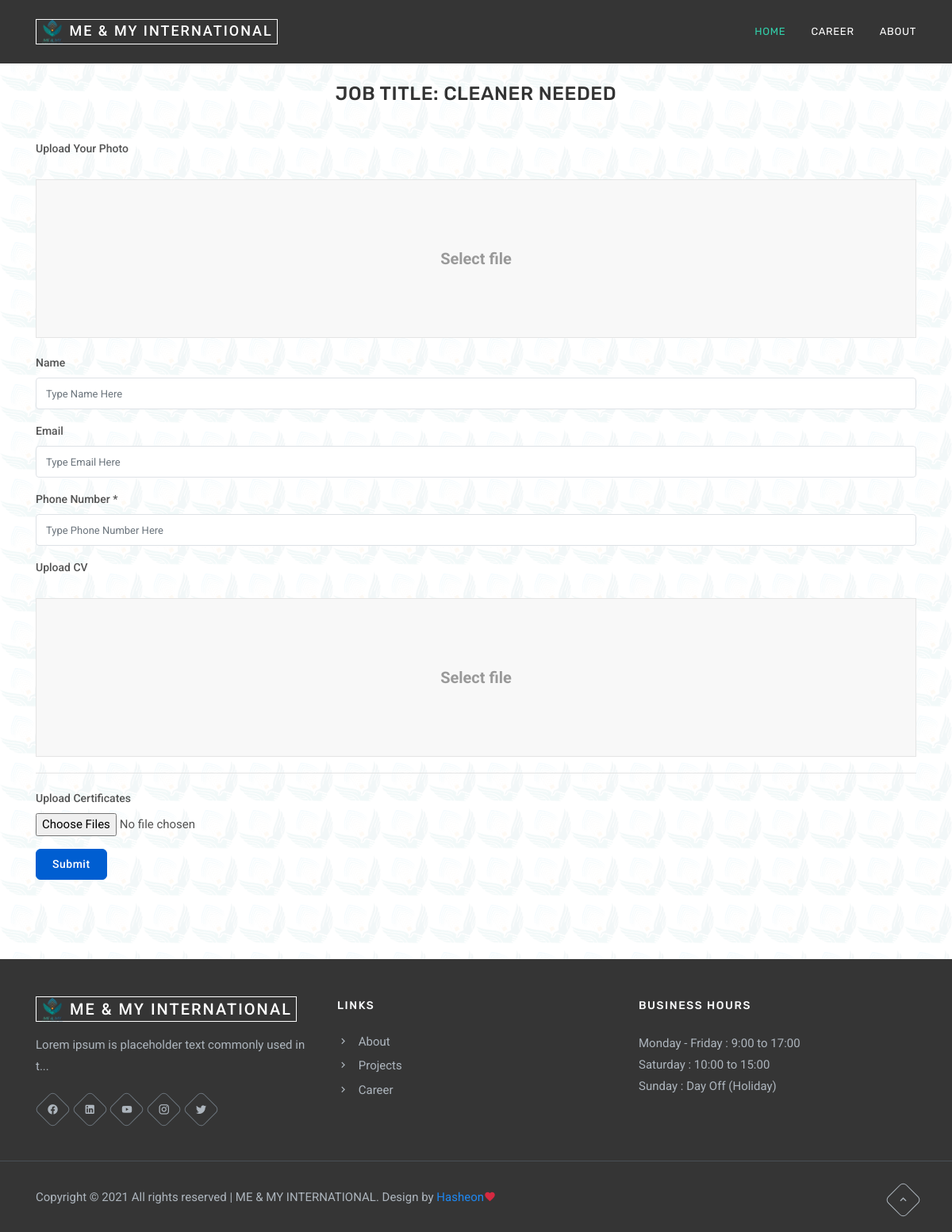
/applyJob.php?jobid=1, run on the app's committed database.
### tables this page shows
CREATE TABLE `site_setting` (
  `site_setting_name` varchar(255) NOT NULL,
  `site_setting_title` varchar(255) NOT NULL,
  `site_setting_slogan` varchar(255) NOT NULL,
  `site_setting_adress` varchar(255) NOT NULL,
  `site_setting_phone` varchar(255) NOT NULL,
  `site_setting_email` varchar(255) NOT NULL,
  `site_setting_description` text NOT NULL,
  `site_setting_business_hour` text NOT NULL,
  `site_setting_logo` varchar(255) NOT NULL,
  `site_setting_icon` varchar(255) NOT NULL,
  `site_setting_last_update_date` varchar(255) NOT NULL,
  `site_setting_last_update_time` varchar(255) NOT NULL
);

CREATE TABLE `plugin_database` (
  `plugin_id` int(255) NOT NULL,
  `plugin_name` varchar(255) NOT NULL,
  `plugin_action` varchar(255) NOT NULL,
  `plugin_created_date` varchar(255) NOT NULL,
  `plugin_created_time` varchar(255) NOT NULL
);

CREATE TABLE `jobs` (
  `jobs_id` int(255) NOT NULL,
  `jobs_title` varchar(255) NOT NULL,
  `jobs_details` varchar(255) NOT NULL,
  `jobs_discription` text NOT NULL,
  `jobs_file` varchar(255) NOT NULL,
  `jobs_application_start_date` varchar(255) NOT NULL,
  `jobs_application_start_time` varchar(255) NOT NULL,
  `jobs_deadline_date` varchar(255) NOT NULL,
  `jobs_deadline_time` varchar(255) NOT NULL,
  `jobs_created_date` varchar(255) NOT NULL,
  `jobs_created_time` varchar(255) NOT NULL
);

### applyJob.php (the view, shortened to what this page needs)
<?php
if(!empty($_GET['jobid'])){
    $jobId = $_GET['jobid'];
    include("header.inc.php"); ?>
        <section class="section">
            <div class="container">
                <div class="row justify-content-center">
                    <div class="col-12">
                        <div class="section-title">
<?php
    $jobQuery = $db->query("SELECT * FROM jobs WHERE `jobs_id` = '$jobId' ") or die('could not search!');
        while ($row = mysqli_fetch_array($jobQuery)) {
            $jobs_title = $row['jobs_title'];
?>
                            <h4 class="title text-uppercase mb-4 text-center">Job Title: <?php echo $jobs_title; ?></h4>
<?php } ?>
                        </div>
                        <form accept-charset="utf-8" method="post" enctype="multipart/form-data" action="index.php">
                            <div class="form-group">
                                <label>Upload Your Photo</label>
                                <div class="uk-margin" uk-margin>
                                    <div uk-form-custom="target: true">
                                        <input class="uk-input uk-form-width-large" type="text" placeholder="Select file" disabled>
                                    </div>
                                </div>
                            </div>
                            <div class="form-group">
                                <label>Name</label>
                                <input type="text" class="form-control" name="application_name" placeholder="Type Name Here" require>
                            </div>
                            <div class="form-group">
                                <label>Email</label>
                                <input type="email" class="form-control" name="application_email" placeholder="Type Email Here" require>
                            </div>
                            <div class="form-group">
                                <label>Phone Number *</label>
                                <input type="tel" class="form-control" name="application_phone" placeholder="Type Phone Number Here" require>
                            </div>
                            <div class="form-group">
                                <label>Upload CV</label>
                                <div class="uk-margin" uk-margin>
                                    <div uk-form-custom="target: true">
                                        <input class="uk-input uk-form-width-large" type="text" placeholder="Select file" disabled>
                                    </div>
                                </div>
                            </div>
                            <hr>
                            <div class="form-group">
                                <label>Upload Certificates</label>
                                <div>
                                    <div>
                                        <input type="file" name="application_certificate[]" multiple="multiple">
                                    </div>
                                </div>
                            </div>
                            <button type="submit" class="btn btn-primary" name="application">Submit</button>
                        </form>
                    </div>
                </div>
            </div>
        </section>
<?php include("footer.inc.php");
}else{
    header('location: index.php');
}
?>

### header.inc.php (shortened to what this page needs)
<?php
    include ("core.php");
?>
<!DOCTYPE html>
    <html lang="en">
    <head>
        <?php
    $site_setting_query = $db->query("SELECT * FROM site_setting") or die('could not search!');
        while ($row = mysqli_fetch_array($site_setting_query)) {
?>
        <link href="css/magnific-popup.css" rel="stylesheet" type="text/css" />
        <link href="css/bootstrap.min.css" rel="stylesheet" type="text/css" />
        <link href="css/uikit.min.css" rel="stylesheet" type="text/css" />
        <link href="127/vendor/fontawesome-free/css/all.min.css" rel="stylesheet" type="text/css">
        <link href="css/materialdesignicons.min.css" rel="stylesheet" type="text/css" />
        <link href="css/style.css" rel="stylesheet" type="text/css" />
        <link rel="stylesheet" href="css/slick-theme.css"/>
        <link rel="stylesheet" href="css/slick.css"/>
        <?php } ?>
    </head>
    <body>
        <nav class="navbar navbar-expand-lg fixed-top navbar-custom navbar-light sticky">
    		<div class="container">
        <?php
    $site_setting_query = $db->query("SELECT * FROM site_setting") or die('could not search!');
        while ($row = mysqli_fetch_array($site_setting_query)) {
            $site_setting_name = $row['site_setting_name'];
            $site_setting_icon = $row['site_setting_icon'];
?>
			    <a class="navbar-brand" href="index.php"><img src="images/<?php echo $site_setting_icon; ?>" alt="<?php echo $site_setting_name; ?>" width="30px"> <?php echo $site_setting_name; ?></a>
<?php } ?>
			    <div class="collapse navbar-collapse" id="navbarCollapse">
			        <ul class="navbar-nav ml-auto">
			            <li class="nav-item active">
                            <a class="nav-link" href="index.php">Home</a>
                        </li>
<?php
$aboutMenuQuery = $db->query("SELECT * FROM plugin_database WHERE `plugin_name` = 'career' ") or die('could not find!');
while ($row = mysqli_fetch_array($aboutMenuQuery)){
    $plugin_action = $row['plugin_action'];
    if($plugin_action == 'show'){
?>
                        <li class="nav-item">
                            <a class="nav-link" href="career.php">Career</a>
                        </li>
<?php }} ?>
<?php
$aboutMenuQuery = $db->query("SELECT * FROM plugin_database WHERE `plugin_name` = 'about' ") or die('could not find!');
while ($row = mysqli_fetch_array($aboutMenuQuery)){
    $plugin_action = $row['plugin_action'];
    if($plugin_action == 'show'){
?>
                        <li class="nav-item">
                            <a class="nav-link" href="about.php">About</a>
                        </li>
<?php }} ?>
                    </ul>
			    </div>
		    </div>
		</nav>

### footer.inc.php (shortened to what this page needs)
        <footer class="footer py-5 bg-dark">
            <div class="container">
                <div class="row">
                    <div class="col-lg-4 col-md-12">
<?php
    $siteSettingsQuery = $db->query("SELECT * FROM site_setting") or die('could not search!');
        while ($row = mysqli_fetch_array($siteSettingsQuery)) {
            $site_setting_name = $row['site_setting_name'];
            $site_setting_slogan = $row['site_setting_slogan'];
?>
                        <a class="footer-logo" href="index.php"><img src="images/<?php echo $site_setting_icon; ?>" alt="<?php echo $site_setting_name; ?>" width="30px"> <?php echo $site_setting_name; ?></a>
                        <p class="text-foot mt-3"><?php echo $site_setting_slogan; ?></p>
<?php
        }
?>
                        <ul class="list-unstyled social-icon social mb-0 mt-4">
                            <li class="list-inline-item"><a href="javascript:void(0)"><i class="mdi mdi-facebook" title="Facebook"></i></a></li>
                            <li class="list-inline-item"><a href="javascript:void(0)"><i class="mdi mdi-linkedin" title="Linkedin"></i></a></li>
                            <li class="list-inline-item"><a href="javascript:void(0)"><i class="mdi mdi-youtube" title="Youtube"></i></a></li>
                            <li class="list-inline-item"><a href="javascript:void(0)"><i class="mdi mdi-instagram" title="Instagram"></i></a></li>
                            <li class="list-inline-item"><a href="javascript:void(0)"><i class="mdi mdi-twitter" title="Twitter"></i></a></li>
                        </ul>
                    </div>
                    <div class="col-lg-4 col-md-3 mt-4 pt-2 mt-lg-0 pt-lg-0">
                        <h4 class="text-light text-uppercase footer-head">Links</h4>
                        <ul class="list-unstyled footer-list mt-4 mb-0">
<?php
$aboutMenuQuery = $db->query("SELECT * FROM plugin_database WHERE `plugin_name` = 'about' ") or die('could not find!');
while ($row = mysqli_fetch_array($aboutMenuQuery)){
    $plugin_action = $row['plugin_action'];
    if($plugin_action == 'show'){
?>
                            <li class="mt-2"><a href="about.php" class="text-foot"><i class="mdi mdi-chevron-right mr-2"></i> About</a></li>
<?php }} ?>
<?php
$aboutMenuQuery = $db->query("SELECT * FROM plugin_database WHERE `plugin_name` = 'projects' ") or die('could not find!');
while ($row = mysqli_fetch_array($aboutMenuQuery)){
    $plugin_action = $row['plugin_action'];
    if($plugin_action == 'show'){
?>
                            <li class="mt-2"><a href="projects.php" class="text-foot"><i class="mdi mdi-chevron-right mr-2"></i> Projects</a></li>
<?php }} ?>
<?php
$aboutMenuQuery = $db->query("SELECT * FROM plugin_database WHERE `plugin_name` = 'career' ") or die('could not find!');
while ($row = mysqli_fetch_array($aboutMenuQuery)){
    $plugin_action = $row['plugin_action'];
    if($plugin_action == 'show'){
?>
                            <li class="mt-2"><a href="career.php" class="text-foot"><i class="mdi mdi-chevron-right mr-2"></i> Career</a></li>
<?php }} ?>
                        </ul>
                    </div>
                    <div class="col-lg-4 col-md-4 mt-4 pt-2 mt-lg-0 pt-lg-0">
                        <h4 class="text-light text-uppercase footer-head">Business Hours</h4>
<?php
    $businessHoursQuery =$db->query("SELECT * FROM site_setting");
        while($row = mysqli_fetch_array($businessHoursQuery)){
            $site_setting_business_hour = $row['site_setting_business_hour'];
?>
                        <p class="list-unstyled text-foot mt-4 mb-0">
                            <?php echo $site_setting_business_hour?>
                        </p>
<?php } ?>
                    </div>
                </div>
            </div>
        </footer>
        <footer class="footer py-4 footer-bar bg-dark">
            <div class="container text-foot text-center">
                <div class="row align-items-center">
                    <div class="col-sm-8">
                        <div class="text-sm-left">
<?php
    $siteSettingsQuery = $db->query("SELECT * FROM site_setting") or die('could not search!');
        while ($row = mysqli_fetch_array($siteSettingsQuery)) {
            $site_setting_name = $row['site_setting_name'];
?>
                            <p class="mb-0">Copyright &copy; <?php echo date('Y');?> All rights reserved | <span class="text-uppercase"><?php echo $site_setting_name; ?></span>. Design  by <a href="https://hasheon.com">Hasheon</a><i class="mdi mdi-heart text-danger"></i></p>
<?php
        }
?>
                        </div>
                    </div>
                    <div class="col-sm-4 mt-4 mt-sm-0 pt-2 pt-sm-2">
                        <div class="text-sm-right">
                            <a href="#" class="back-to-top rounded d-inline-block text-center" id="back-to-top">
                                <i class="mdi mdi-chevron-up d-block"> </i>
                            </a>
                        </div>
                    </div>
                </div>
            </div>
        </footer>
    </body>
</html>

### css/style.css (style rules this page uses)
h4 { font-size: 24px; }
.text-danger { color: #D52941 !important; }
.bg-dark { background-color: #353535 !important; }
.list-inline-item:not(:last-child) { margin-right: 0px; margin-bottom: 0px; }
.rounded { border-radius: 6px !important; }
body { font-family: "Roboto", sans-serif; overflow-x: hidden !important; font-size: 15px; color: #535353; }
h1, h2, h3, h4, h5, h6, .h1, .h2, .h3, .h4, .h5, .h6 { font-family: "Rubik", sans-serif; line-height: 1.5; font-weight: 600; }
a { text-decoration: none !important; }
p { line-height: 1.8; }
.section { padding-top: 100px; padding-bottom: 100px; position: relative; }
.section-title { position: relative; margin-bottom: 40px; }
.section-title .title { letter-spacing: 0.5px; font-size: 24px; font-weight: 500; }
.btn-primary { background-color: #005ED1 !important; border: 1px solid #005ED1 !important; color: #ffffff !important; }
.btn { padding: 8px 20px; outline: none; text-decoration: none; font-size: 14px; letter-spacing: 0.5px; -webkit-transition: all 0.3s; transition: all 0.3s; font-weight: 500; border-radius: 6px; }
button:not(:disabled) { outline: none; }
.back-to-top { width: 33px; height: 33px; line-height: 31px; color: #adb5bd; border: 1px solid #adb5bd; -webkit-transition: all 0.8s ease; transition: all 0.8s ease; -webkit-transform: rotate(45deg); transform: rotate(45deg); }
.back-to-top i { font-size: 16px; -webkit-transform: rotate(-45deg); transform: rotate(-45deg); }
.social-icon li a { position: relative; display: inline-block; width: 33px; height: 33px; margin: 0 5px; line-height: 33px !important; text-align: center; color: #535353; }
.social-icon li a:before { position: absolute; content: ''; top: 0; left: 0; display: inline-block; width: 100%; height: 100%; border: 1px solid #dee2e6; border-radius: 6px; -webkit-transition: all 0.5s ease; transition: all 0.5s ease; -webkit-transform: rotate(45deg); transform: rotate(45deg); }
.social-icon li a i { position: relative; top: 0; left: 0; -webkit-transition: all 0.5s ease; transition: all 0.5s ease; }
.social-icon.social li a { color: #adb5bd; }
.social-icon.social li a::before { border-color: #6c757d; }
.navbar-custom { padding: 20px 0; width: 100%; border-radius: 0px; z-index: 999; margin-bottom: 0px; -webkit-transition: all 0.5s ease-in-out; transition: all 0.5s ease-in-out; background: #353535; position: fixed; }
.navbar-custom .navbar-brand { color: #ffffff !important; font-weight: 500; font-size: 18px; text-transform: uppercase; letter-spacing: 2px; border: 1px solid; padding: 0px 5px; }
.navbar-custom .navbar-nav li a { color: #ffffff !important; font-size: 13px; background-color: transparent !important; margin: 0 8px; letter-spacing: 0.7px; line-height: 24px; text-transform: uppercase; -webkit-transition: all 0.5s; transition: all 0.5s; font-family: "Rubik", sans-serif; }
.navbar-custom .navbar-nav li.active a { color: #32cfaa !important; }
.navbar-custom .navbar-nav .nav-item:last-child .nav-link { margin-right: 0; padding-right: 0; }
.form-group label { font-size: 14px; font-weight: 500; }
.form-group .form-control { -webkit-box-shadow: none; box-shadow: none; border: 1px solid #dee2e6; height: 40px; font-size: 13px; border-radius: 4px; -webkit-transition: all 0.5s ease; transition: all 0.5s ease; }
.footer { position: relative; }
.footer .footer-logo { color: #ffffff !important; font-weight: 500; font-size: 20px; text-transform: uppercase; letter-spacing: 2px; border: 1px solid #ffffff; padding: 3px 5px; }
.footer .footer-head { font-size: 14px; letter-spacing: 1.5px; font-weight: 500; }
.footer .footer-list a { -webkit-transition: all 0.5s ease; transition: all 0.5s ease; }
.footer .text-foot { color: #adb5bd; }
.footer.footer-bar { border-top: 1px solid #495057; }

### data on the page
site_setting: site_setting_icon (picture), site_setting_name "ME & MY INTERNATIONAL", site_setting_slogan "Lorem ipsum is placeholder text commonly used in t...", site_setting_business_hour "Monday - Friday : 9:00 to 17:00 Saturday : 10:00 to 15:00 Sunday : Day Off (Holiday)"
plugin_database: plugin_action "CAREER"
plugin_database: plugin_action "ABOUT"
jobs: jobs_title "CLEANER NEEDED"
plugin_database: plugin_action "show" (drawn)
